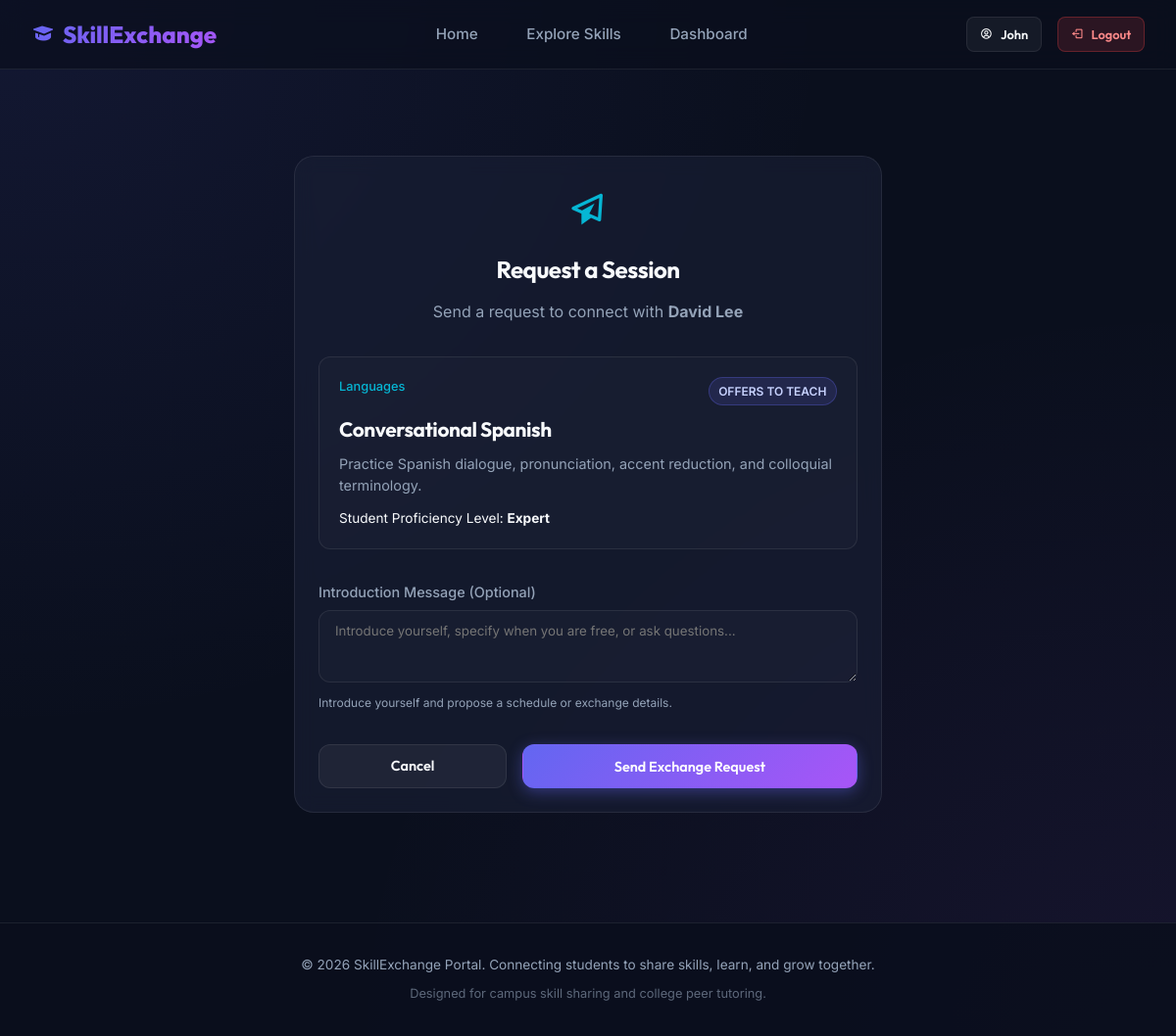
The app's page /request/9/ (signed in) with its own data.
### portal/models.py (models this page shows, shortened)
class Skill(models.Model):
    user = models.ForeignKey(User, on_delete=models.CASCADE, related_name='skills')
    title = models.CharField(max_length=100, help_text="e.g. Python, Photoshop, Guitar, Spanish")
    description = models.TextField(help_text="Provide details about what you want to teach or learn.")
    category = models.CharField(max_length=50, choices=CATEGORY_CHOICES, default='Programming')
    skill_type = models.CharField(max_length=10, choices=TYPE_CHOICES, default='TEACH')
    proficiency = models.CharField(max_length=20, choices=PROFICIENCY_CHOICES, default='Intermediate')
    created_at = models.DateTimeField(auto_now_add=True)

### portal/views.py (the view)
# urls.py: path('request/<int:skill_id>/', views.request_session, name='request_session'),
@login_required
def request_session(request, skill_id):
    skill = get_object_or_404(Skill, id=skill_id)
    if skill.user == request.user:
        messages.error(request, "You cannot request your own skill.")
        return redirect('explore')
    existing_request = SkillRequest.objects.filter(sender=request.user, receiver=skill.user, skill=skill).exclude(status__in=['DECLINED', 'COMPLETED']).first()
    if existing_request:
        messages.info(request, f"You already have a active '{existing_request.status}' request for this skill.")
        return redirect('dashboard')
    if request.method == 'POST':
        form = SkillRequestForm(request.POST)
        if form.is_valid():
            skill_request = form.save(commit=False)
            skill_request.sender = request.user
            skill_request.receiver = skill.user
            skill_request.skill = skill
            skill_request.status = 'PENDING'
            skill_request.save()
            messages.success(request, f"Request sent successfully to {skill.user.first_name or skill.user.username}!")
            return redirect('dashboard')
    else:
        form = SkillRequestForm()
    context = {
        'form': form,
        'skill': skill,
    }
    return render(request, 'portal/request_form.html', context)

### portal/forms.py
class SkillRequestForm(forms.ModelForm):
    class Meta:
        model = SkillRequest
        fields = ['message']
        widgets = {
            'message': forms.Textarea(attrs={'rows': 3, 'placeholder': 'Introduce yourself, specify when you are free, or ask questions...'}),
        }

### portal/templates/portal/request_form.html (shortened to what this page needs)
{% extends 'portal/base.html' %}
{% block content %}
<div class="auth-wrapper" style="max-width: 600px;">
    <div class="card">
        <div style="text-align: center; margin-bottom: 2rem;">
            <div style="font-size: 2.5rem; color: var(--accent); margin-bottom: 0.5rem;">
                <i class="bx bx-paper-plane"></i>
            </div>
            <h2>Request a Session</h2>
            <p style="color: var(--text-secondary); margin-top: 0.5rem;">
                Send a request to connect with <strong>{{ skill.user.first_name }} {{ skill.user.last_name }}</strong>
            </p>
        </div>
        <div style="background: rgba(255, 255, 255, 0.02); border: 1px solid var(--border-color); border-radius: var(--border-radius-md); padding: 1.25rem; margin-bottom: 2rem;">
            <div style="display: flex; justify-content: space-between; align-items: flex-start; margin-bottom: 0.5rem;">
                <span style="font-size: 0.8rem; color: var(--accent); font-weight: 500;">{{ skill.get_category_display }}</span>
                <span class="skill-badge {% if skill.skill_type == 'TEACH' %}badge-teach{% else %}badge-learn{% endif %}" style="font-size: 0.75rem;">
                    {% if skill.skill_type == 'TEACH' %}Offers to Teach{% else %}Wants to Learn{% endif %}
                </span>
            </div>
            <h3 style="font-size: 1.3rem; margin-bottom: 0.5rem;">{{ skill.title }}</h3>
            <p style="font-size: 0.9rem; color: var(--text-secondary); line-height: 1.5; margin-bottom: 0.75rem;">
                {{ skill.description }}
            </p>
            <div style="font-size: 0.85rem; color: var(--text-primary);">
                Student Proficiency Level: <strong>{{ skill.proficiency }}</strong>
            </div>
        </div>
        <form method="post" class="django-form">
            {% for field in form %}
                <div class="auth-form-group">
                    <label for="{{ field.id_for_label }}">Introduction Message (Optional)</label>
                    {{ field }}
                    {% if field.help_text %}
                        <div class="helptext">{{ field.help_text }}</div>
                    {% endif %}
                </div>
            {% endfor %}
            <div style="display: flex; gap: 1rem; margin-top: 2rem;">
                <a href="{% url 'explore' %}" class="btn btn-secondary" style="flex: 1;">
                    Cancel
                </a>
                <button type="submit" class="btn btn-primary" style="flex: 2;">
                    Send Exchange Request
                </button>
            </div>
        </form>
    </div>
</div>
{% endblock %}

### portal/templates/portal/base.html (shortened to what this page needs)
{% load static %}
<!DOCTYPE html>
<html lang="en">
<head>
    <link rel="stylesheet" href="{% static 'portal/css/style.css' %}">
    <link href="https://unpkg.com/boxicons@2.1.4/css/boxicons.min.css" rel="stylesheet">
</head>
<body>
    <header>
        <div class="container navbar">
            <a href="{% url 'landing' %}" class="brand">
                <i class="bx bxs-graduation"></i> SkillExchange
            </a>
            <nav>
                <ul class="nav-links">
                    <li class="nav-item {% if request.resolver_match.url_name == 'landing' %}active{% endif %}">
                        <a href="{% url 'landing' %}">Home</a>
                    </li>
                    <li class="nav-item {% if request.resolver_match.url_name == 'explore' %}active{% endif %}">
                        <a href="{% url 'explore' %}">Explore Skills</a>
                    </li>
                    {% if user.is_authenticated %}
                        <li class="nav-item {% if request.resolver_match.url_name == 'dashboard' %}active{% endif %}">
                            <a href="{% url 'dashboard' %}">Dashboard</a>
                        </li>
                    {% endif %}
                </ul>
            </nav>
            <div class="nav-buttons">
                {% if user.is_authenticated %}
                    <a href="{% url 'profile_detail' user.username %}" class="btn btn-secondary btn-sm">
                        <i class="bx bx-user-circle"></i> {{ user.first_name|default:user.username }}
                    </a>
                    <a href="{% url 'logout' %}" class="btn btn-danger btn-sm">
                        <i class="bx bx-log-out"></i> Logout
                    </a>
                {% else %}
                    <a href="{% url 'login' %}" class="btn btn-secondary btn-sm">Sign In</a>
                    <a href="{% url 'register' %}" class="btn btn-primary btn-sm">Get Started</a>
                {% endif %}
            </div>
        </div>
    </header>
    <main class="container" style="padding-top: 1.5rem; padding-bottom: 3rem;">
        {% block content %}{% endblock %}
    </main>
    <footer>
        <div class="container">
            <p>&copy; 2026 SkillExchange Portal. Connecting students to share skills, learn, and grow together.</p>
            <p style="margin-top: 0.5rem; opacity: 0.6; font-size: 0.8rem;">Designed for campus skill sharing and college peer tutoring.</p>
        </div>
    </footer>
</body>
</html>

### records on screen
Skill: user.first_name "David", user.last_name "Lee", category "Languages", title "Conversational Spanish", description "Practice Spanish dialogue, pronunciation, accent reduction, and colloquial terminology.", proficiency "Expert"

### other values on screen
{{ user.first_name|default:user.username }} "John"
{{ field.help_text }} "Introduce yourself and propose a schedule or exchange details."
